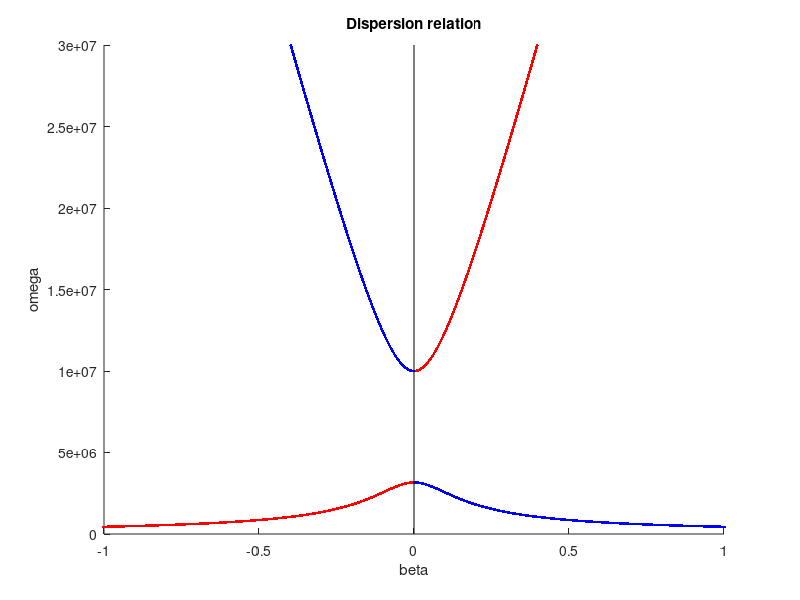
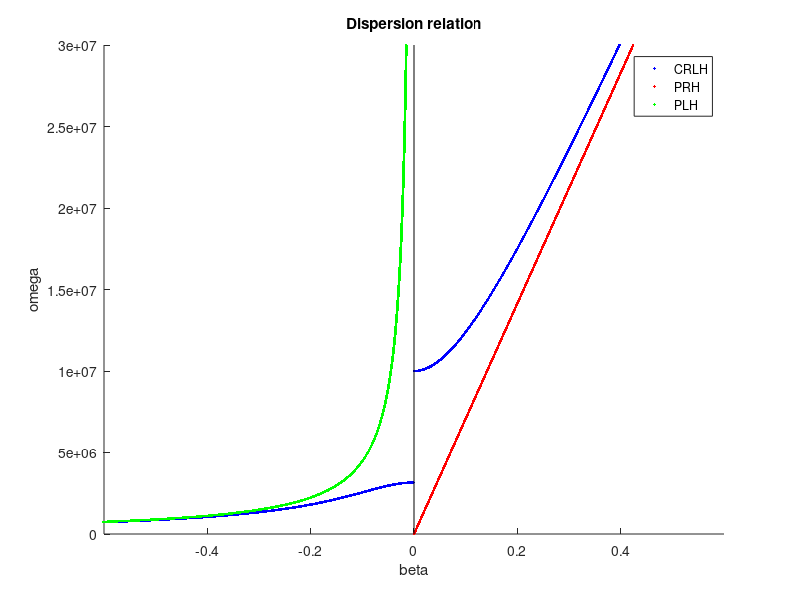

The MATLAB source for these figures, in order:
%% 复现3.1和3.2的图
%初始化
clear
clc
close all

%四个电路参数
LR = 1e-8; %右手单位长度电感
CL = 1e-6; %左手倍长度电容
CR = 2e-8; %右手单位长度电感
LL = 5e-6; %左手倍长度电感

%中间量
omegaR = sqrt(1 / (LR * CR));
omegaL = sqrt(1 / (LL * CL));
k = LR * CL + LL * CR;
omegase = sqrt(1 / (LR * CL));
omegash = sqrt(1 / (LL * CR));

%%fig3.3(a)
Omega = 3e7;
omega = 0:Omega / 200000:Omega; %扫频范围
beta = zeros(1, length(omega));

for i = 1:length(omega)
    temp = (omega(i) / omegaR) ^ 2 - k * omegaL ^ 2 + (omegaL / omega(i)) ^ 2; %计算相位常数

    if temp < 0 %纯实属，阻带
        continue
    end

    if omega(i) < min(omegase, omegash)
        beta(i) = -sqrt(temp); %这里我没懂为什么要取负号，因为是左手的吗
    elseif omega(i) > max(omegase, omegash)
        beta(i) = sqrt(temp);
    end

end

%剔除虚数解
idx = beta ~= 0;
beta = beta(idx);
omegaCRLH = omega(idx);

%绘制色散曲线
h1 = figure;
hold on
plot(beta, omegaCRLH, '.', 'Color', 'r')
%画取向相反时的色散曲线
plot(-beta, omegaCRLH, '.', 'Color', 'b')
%画坐标轴
plot([0 0], [0, Omega], "LineWidth", 0.5, "Color", "k")
xlim([-1 1])
xlabel('beta')
ylabel('omega')
title('Dispersion relation')

%%fig3.3(b)
%PRH
betaPRH = omega * sqrt(LR * CR);
%PLH
betaPLH = -omegaL ./ omega;

h2 = figure;
hold on
plot(beta, omegaCRLH, '.', 'Color', 'b')
plot(betaPRH, omega, '.', 'Color', 'r')
plot(betaPLH, omega, '.', 'Color', 'g')
plot([0 0], [0, Omega], "LineWidth", 0.5, "Color", "k")
xlim([-0.6 0.6])
xlabel('beta')
ylabel('omega')
title('Dispersion relation')
legend('CRLH', 'PRH', 'PLH')
